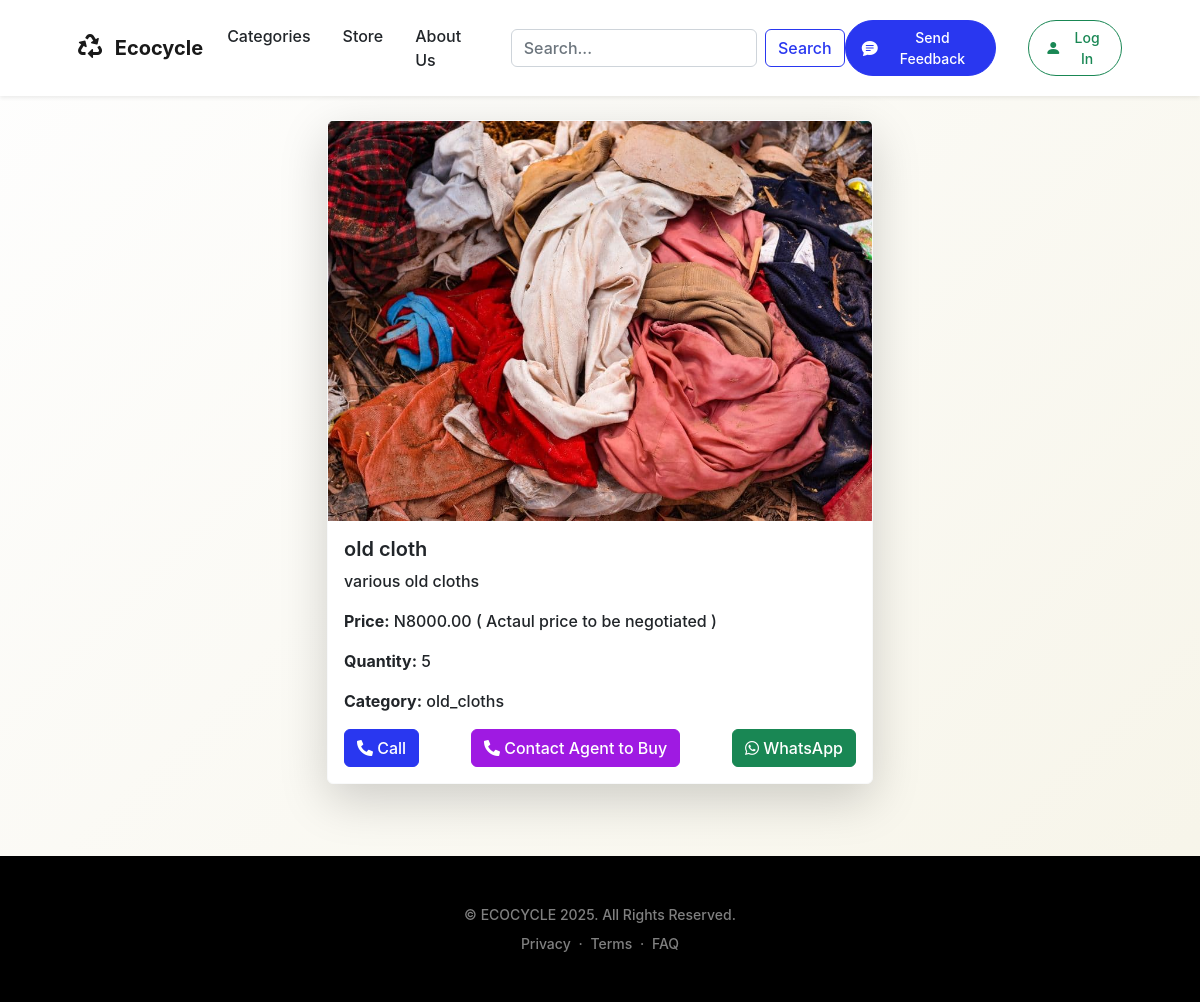
The app's page /product_detail/3/ with its own data.
### store/models.py (models this page shows, shortened)
class Product(models.Model):
    CATEGORY_CHOICES = [
        ('plastic', 'Plastic'),
        ('rubber', 'Rubber'),
        ('tin', 'Tin'),
        ('old_cloths', 'Old Cloths'),
        ('metal', 'Metal'),
        ('paper', 'Paper'),
        ('other', 'Other'),
    ]
    name = models.CharField(max_length=255)
    description = models.TextField()
    price = models.DecimalField(max_digits=10, decimal_places=2)
    quantity = models.PositiveIntegerField()
    category = models.CharField(
        max_length=20,
        choices=CATEGORY_CHOICES,
        default='plastic'
    )
    seller = models.ForeignKey(User, on_delete=models.CASCADE)  # Link to the user who posted the product
    created_at = models.DateTimeField(auto_now_add=True)
    telephone = models.CharField(max_length=255, null=True, blank=True)
    whatsapp = models.CharField(max_length=255, null=True, blank=True)
    updated_at = models.DateTimeField(auto_now=True)
    image = models.ImageField(upload_to='product_images/', null=True, blank=True)

### store/views.py (the view)
# urls.py: path('product_detail/<int:product_id>/', views.product_detail, name='product_detail')
def product_detail(request, product_id):
    product = Product.objects.get(id=product_id)
    return render(request, 'product_detail.html', {'product': product})

### store/templates/product_detail.html
{% extends 'base.html' %}
{% block content %}
<br><br><br>
  <div class="container my-5">
    <div class="row justify-content-center">
      <div class="col-md-8 col-lg-6 mb-4">
        <div class="card shadow-lg border-light" style="height: 100%; display: flex; flex-direction: column;">
          <img src="{{ product.image.url }}" alt="{{ product.name }}" class="card-img-top" style="height: 400px; object-fit: cover;">
          <div class="card-body d-flex flex-column">
            <h5 class="card-title">{{ product.name }}</h5>
            <p class="card-text">{{ product.description }}</p>
            <p><strong>Price:</strong> N{{ product.price }} ( Actaul price to be negotiated )</p>
            <p><strong>Quantity:</strong> {{ product.quantity }}</p>
            <p><strong>Category:</strong> {{ product.category }}</p>
            <div class="mt-auto d-flex justify-content-between">
              <a href="{{ product.telephone }}" class="btn btn-primary">
                <i class="fas fa-phone-alt"></i> Call
              </a>
              <a href="{% url 'agents' %}" class="btn btn-secondary">
                <i class="fas fa-phone-alt"></i> Contact Agent to Buy
              </a>
              <a href="{{ product.whatsapp }}" class="btn btn-success">
                <i class="fab fa-whatsapp"></i> WhatsApp
              </a>
            </div>
          </div>
        </div>
      </div>
    </div>
  </div>
{% endblock %}

### main/templates/base.html (style rules this page uses)
body { background: linear-gradient(135deg, #fefefe, #f4f1e1, #f7f1e1, #fefefe); background-size: 400% 400%; animation: gradientAnimation 10s ease infinite; }

### records on screen
Product: image (picture), name "old cloth", description "various old cloths", price "8000.00", quantity "5", category "old_cloths"
